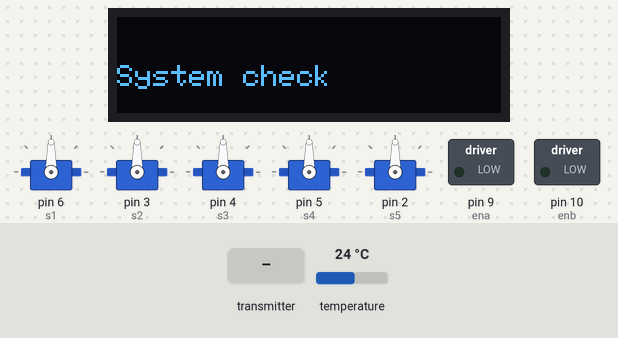
The program below on a simulated Arduino Mega 2560, built with avr-gcc and run on an emulated ATmega2560. Shown: 128×32 one-colour display, 5 × servo, switched loads named in the program (green lamp = pin HIGH). Inputs (shaded band) come from the test bench; at power-on: temperature 24 °C. No radio packets arrive unless stated; what the program prints to the serial monitor is not drawn.

Above: at 2.1 s.
At 7.9 s:
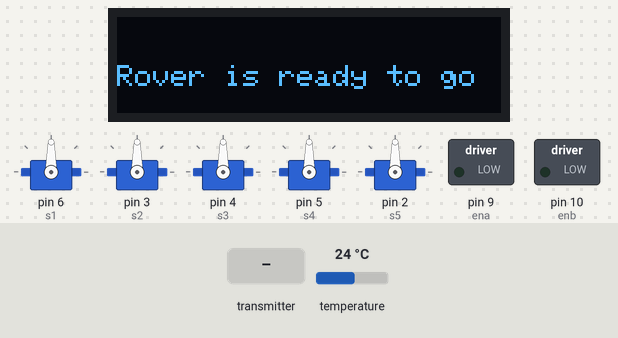
8.0 s: the transmitter starts sending pos.0 = 0
At 9.95 s:
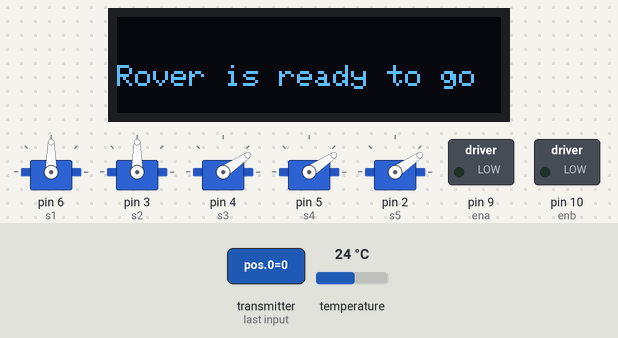
10.0 s: the transmitter starts sending pos.1 = 1023
11.9 s: the transmitter starts sending pos.3 = 1023
At 12.4 s:
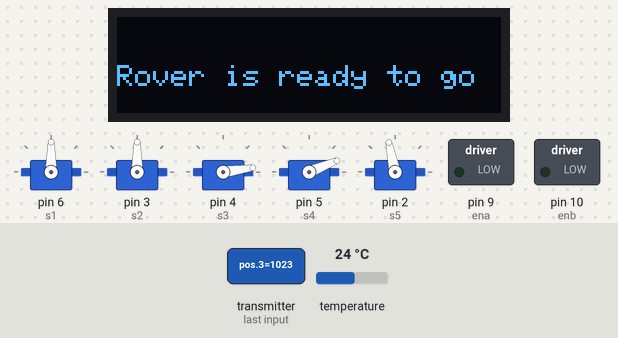
13.9 s: the transmitter starts sending pos.4 = 256
15.9 s: the transmitter starts sending pos.5 = 256
At 17.46 s:
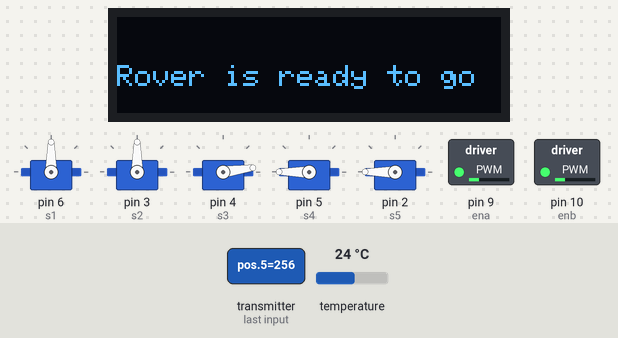
17.6 s: the transmitter starts sending pos.0 = 1023
At 18.6 s:
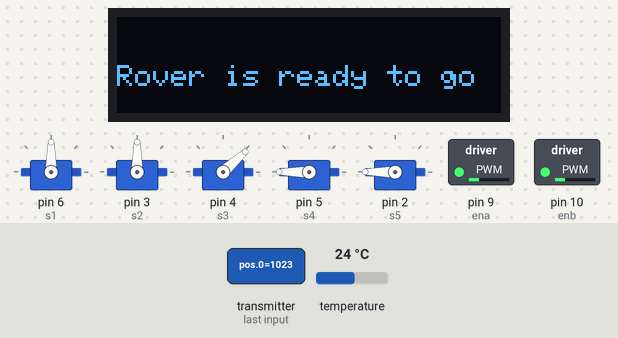
Timing chart, 0 to 22.5 s (numbered marks = the images above; inputs shaded):
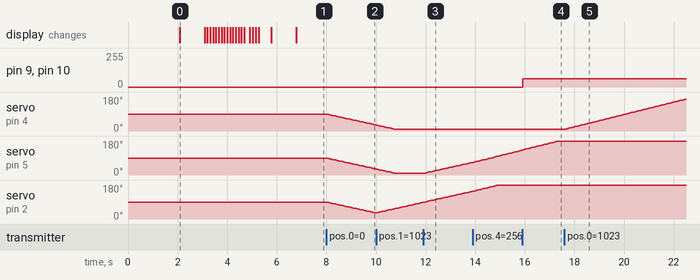

The program:

main.cpp
```cpp
//Library: TMRh20/RF24, https://github.com/tmrh20/RF24/


#include <SPI.h>
#include <nRF24L01.h>
#include <RF24.h>
#include<Adafruit_GFX.h>
#include<Wire.h>
#include<Adafruit_I2CDevice.h>
#include<Adafruit_Sensor.h>
#include<Adafruit_SSD1306.h>
#include <Servo.h>
#include <Adafruit_BMP085.h>


//NRF24 begin
RF24 radio(7,8); // CE, CSN

//NRF24 addr
const byte address[][6] = {"00002","00001"};

//motor a
#define in1 22
#define in2 24

//motor b
#define in3 26
#define in4 28

//motor speed
byte ena = 9;
byte enb = 10;

//servo begin
Servo s1;
Servo s2;
Servo s3;
Servo s4;
Servo s5;

int pos[10];

//servo init pos
int initial_position = 90;
int initial_position1 = 90;
int initial_position2 = 90;
int initial_position3 = 90;
int initial_position4 = 90;

//oled w&h
#define SCREEN_WIDTH 128
#define SCREEN_HEIGHT 32

//oled begin
Adafruit_SSD1306 display(SCREEN_WIDTH, SCREEN_HEIGHT, &Wire, -1);

//BMP180 init
#define seaLevelPressure_hPa 1013.25
Adafruit_BMP085 bmp;
int temp;

//HEX BMP rover img
const unsigned char rover [] PROGMEM = {
0xff, 0xff, 0xff, 0xff, 0xff, 0xff, 0xff, 0xff, 0xff, 0xff, 0xff, 0xff, 0xff, 0xff, 0xff, 0xff,
	0xff, 0xff, 0xff, 0xff, 0xff, 0xff, 0xff, 0xff, 0xff, 0xff, 0xff, 0xff, 0xff, 0xff, 0xff, 0xff,
	0xff, 0xff, 0xff, 0xff, 0xff, 0xff, 0xff, 0xff, 0xff, 0xff, 0xff, 0xff, 0xff, 0xff, 0xff, 0xff,
	0xff, 0xff, 0xff, 0xff, 0xff, 0xf8, 0x0f, 0xff, 0xff, 0xff, 0xff, 0xff, 0xff, 0xff, 0xff, 0xff,
	0xff, 0xff, 0xff, 0xff, 0xff, 0xf8, 0x0f, 0xff, 0xff, 0xf0, 0x0f, 0xff, 0xff, 0xff, 0xff, 0xff,
	0xff, 0xff, 0xff, 0xff, 0xff, 0xf8, 0x0f, 0xff, 0xff, 0xf0, 0x0f, 0xff, 0xff, 0xff, 0xff, 0xff,
	0xff, 0xff, 0xff, 0xff, 0xff, 0xe0, 0x0f, 0xff, 0xff, 0xf0, 0x0f, 0xff, 0xff, 0xff, 0xff, 0xff,
	0xff, 0xff, 0xff, 0xff, 0xff, 0xe0, 0x0f, 0xff, 0xff, 0xf0, 0x0f, 0xff, 0xff, 0xff, 0xff, 0xff,
	0xff, 0xff, 0xff, 0xff, 0xff, 0xe7, 0xff, 0xff, 0xff, 0xc0, 0x0f, 0xff, 0xff, 0xff, 0xff, 0xff,
	0xff, 0xff, 0xff, 0xff, 0xff, 0xe0, 0x0f, 0xff, 0xff, 0xc0, 0x0f, 0xff, 0xff, 0xff, 0xff, 0xff,
	0xff, 0xff, 0xff, 0xff, 0xff, 0xf8, 0x0f, 0xc0, 0x07, 0xc0, 0x0f, 0xff, 0xff, 0xff, 0xff, 0xff,
	0xff, 0xff, 0xff, 0xff, 0xff, 0xf8, 0x0f, 0xc0, 0x07, 0xf0, 0x0f, 0xff, 0xff, 0xff, 0xff, 0xff,
	0xff, 0xff, 0xff, 0xff, 0xff, 0x00, 0x00, 0x00, 0x00, 0x00, 0x01, 0xff, 0xff, 0xff, 0xff, 0xff,
	0xff, 0xff, 0xff, 0xff, 0xff, 0x00, 0x00, 0x00, 0x00, 0x00, 0x01, 0xff, 0xff, 0xff, 0xff, 0xff,
	0xff, 0xff, 0xff, 0xff, 0xf0, 0x00, 0x00, 0x00, 0x00, 0x00, 0x00, 0x1f, 0xff, 0xff, 0xff, 0xff,
	0xff, 0xff, 0xff, 0xff, 0xf0, 0x00, 0x00, 0x00, 0x00, 0x00, 0x00, 0x1f, 0xff, 0xff, 0xff, 0xff,
	0xff, 0xff, 0xff, 0xff, 0xf0, 0x00, 0x00, 0x00, 0x00, 0x00, 0x00, 0x1f, 0xff, 0xff, 0xff, 0xff,
	0xff, 0xff, 0xff, 0xff, 0xf0, 0x00, 0x00, 0x00, 0x00, 0x00, 0x00, 0x1f, 0xff, 0xff, 0xff, 0xff,
	0xff, 0xff, 0xff, 0xff, 0xf0, 0x00, 0x00, 0x00, 0x00, 0x00, 0x00, 0x1f, 0xff, 0xff, 0xff, 0xff,
	0xff, 0xff, 0xff, 0xff, 0xf0, 0xff, 0xff, 0xff, 0xff, 0xff, 0xfe, 0x1f, 0xff, 0xff, 0xff, 0xff,
	0xff, 0xff, 0xff, 0xff, 0xf0, 0xff, 0xff, 0xff, 0xff, 0xff, 0xfe, 0x1f, 0xff, 0xff, 0xff, 0xff,
	0xff, 0xff, 0xff, 0xff, 0xf0, 0xff, 0xff, 0xff, 0xff, 0xff, 0xfe, 0x1f, 0xff, 0xff, 0xff, 0xff,
	0xff, 0xff, 0xff, 0xff, 0xf0, 0xff, 0xff, 0xff, 0xff, 0xff, 0xfe, 0x1f, 0xff, 0xff, 0xff, 0xff,
	0xff, 0xff, 0xff, 0xff, 0xf0, 0xff, 0xff, 0xff, 0xff, 0xff, 0xfe, 0x1f, 0xff, 0xff, 0xff, 0xff,
	0xff, 0xff, 0xff, 0xff, 0xf0, 0xff, 0xff, 0xff, 0xff, 0xff, 0xfe, 0x1f, 0xff, 0xff, 0xff, 0xff,
	0xff, 0xff, 0xff, 0xff, 0xf0, 0xff, 0xff, 0xff, 0xff, 0xff, 0xfe, 0x1f, 0xff, 0xff, 0xff, 0xff,
	0xff, 0xff, 0xff, 0xff, 0xf0, 0xff, 0xff, 0xff, 0xff, 0xff, 0xfe, 0x1f, 0xff, 0xff, 0xff, 0xff,
	0xff, 0xff, 0xff, 0xfc, 0x70, 0xff, 0xff, 0xff, 0xff, 0xff, 0xfe, 0x1c, 0xff, 0xff, 0xff, 0xff,
	0xff, 0xff, 0xff, 0xfc, 0x60, 0xff, 0xff, 0xff, 0xff, 0xff, 0xfe, 0x0c, 0xff, 0xff, 0xff, 0xff,
	0xff, 0xff, 0xff, 0xfc, 0x00, 0xff, 0xff, 0xff, 0xff, 0xff, 0xfe, 0x00, 0xff, 0xff, 0xff, 0xff,
	0xff, 0xff, 0xff, 0xfc, 0x00, 0xff, 0xff, 0xff, 0xff, 0xff, 0xfe, 0x00, 0xff, 0xff, 0xff, 0xff,
	0xff, 0xff, 0xff, 0xfc, 0x60, 0xff, 0xff, 0xff, 0xff, 0xff, 0xfe, 0x0c, 0xff, 0xff, 0xff, 0xff
};


void forward()
{
digitalWrite(in1, LOW);
digitalWrite(in2, HIGH);
digitalWrite(in3, LOW);
digitalWrite(in4, HIGH);
}

void backward()
{
  digitalWrite(in1, HIGH);
digitalWrite(in2, LOW);
digitalWrite(in3, HIGH);
digitalWrite(in4, LOW);
}

void stop()
{
  digitalWrite(in1, LOW);
digitalWrite(in2, LOW);
digitalWrite(in3, LOW);
digitalWrite(in4, LOW);
}

void right()
{
  digitalWrite(in1, HIGH);
digitalWrite(in2, LOW);
digitalWrite(in3, LOW);
digitalWrite(in4, HIGH);
}

void left()
{
  digitalWrite(in1, LOW);
digitalWrite(in2, HIGH);
digitalWrite(in3, HIGH);
digitalWrite(in4, LOW);
}

//radio read data and drive
void nrf_drive()
{
  radio.startListening();
  if (radio.available()) {

    radio.read(&pos, sizeof(pos));
    delay(10);

 int x = pos[0];
  int y = pos[1];
     int dx = pos[2];
  int dy = pos[3];
  int sw_2 = pos[6];

  int trim_pos = pos[5];
  trim_pos  = map(trim_pos, 0, 1023, 0 , 255);
  Serial.println(sw_2);

  analogWrite(ena, trim_pos);
  analogWrite(enb, trim_pos);


//switching to arm
if(sw_2 == 1)
{

if(dx > 600)
{
	forward();
}
if(dx > 450 && dx < 600)
{
	stop();
}
if(dx < 450)
{
	backward();
}
if(dy > 600)
{
	right();
}
if(dy < 450)
{
	left();
}


if (x < 300){
if (initial_position < 10)
 { }
 else
 {
    initial_position = initial_position - 5;
    s1.write ( initial_position ) ;
    delay (5) ;
 }
 }
 if(x > 700)
 {
if (initial_position > 180)
{
}
else
{
initial_position = initial_position + 5;
s1.write ( initial_position ) ;
delay (5) ;
}
}

if(y < 300)
{
if (initial_position1 < 10)
{ }
else
{ initial_position1 = initial_position1 - 5; s2.write ( initial_position1 ) ; delay (5) ;
}
}
if(y > 700)
{
if (initial_position1 > 180)
{
}
else{
initial_position1 = initial_position1 + 5;
s2.write ( initial_position1 ) ;
delay (5) ;
}
}

}


if(sw_2 == 0)
{


if (x < 300){
if (initial_position2 < 10)
 { }
 else
 {
    initial_position2 = initial_position2 - 2;
    s3.write ( initial_position2 ) ;
    delay (1) ;
 }
 }
 if(x > 700)
 {
if (initial_position2 > 180)
{
}
else
{
initial_position2 = initial_position2 + 2;
s3.write ( initial_position2 ) ;
delay (1) ;
}
}


if (dy  < 300){
if (initial_position3 < 10)
 { }
 else
 {
    initial_position3 = initial_position3 - 2;
    s4.write ( initial_position3 ) ;
    delay (1) ;
 }
 }
 if(dy > 700)
 {
if (initial_position3 > 180)
{
}
else
{
initial_position3 = initial_position3 + 2;
s4.write ( initial_position3 ) ;
delay (1) ;
}
}

if (y < 300){
if (initial_position4 < 10)
 { }
 else
 {
    initial_position4 = initial_position4 - 2;
    s5.write ( initial_position4 ) ;
    delay (1) ;
 }
 }
 if(y > 700)
 {
if (initial_position4 > 180)
{
}
else
{
initial_position4 = initial_position4 + 2;
s5.write ( initial_position4 ) ;
delay (1) ;
}
}


}

}

  }


//radio read data and run servo
void nrf_cam()
{
  radio.startListening();
  if (radio.available()) {

    radio.read(&pos, sizeof(pos));
    delay(10);

 int x = pos[0];
  int y = pos[1];


if (x < 300){
if (initial_position < 10)
 { }
 else
 {
    initial_position = initial_position - 5;
    s1.write ( initial_position ) ;
    delay (5) ;
 }
 }
 if(x > 700)
 {
if (initial_position > 180)
{
}
else
{
initial_position = initial_position + 5;
s1.write ( initial_position ) ;
delay (5) ;
}
}

if(y < 300)
{
if (initial_position1 < 10)
{ }
else
{ initial_position1 = initial_position1 - 5; s2.write ( initial_position1 ) ; delay (5) ;
}
}
if(y > 700)
{
if (initial_position1 > 180)
{
}
else{
initial_position1 = initial_position1 + 5;
s2.write ( initial_position1 ) ;
delay (5) ;
}
}
  }
}


//BMP180 temp read
void nrf_temp()
{
  int sw_1 = pos[4];
  temp = bmp.readTemperature();

if(sw_1 == 1)
 {}
 if(sw_1 == 0)
 {
   radio.stopListening();
   radio.write(&temp, sizeof(temp));
   delay(10);
   radio.startListening();
 }

}
//rover system check(startup seq)
void dp()
{
display.clearDisplay();
  display.setTextSize(1);
  display.setTextColor(WHITE);
  display.setCursor(0, 10);
display.drawBitmap(0,0,rover,128,32,WHITE);
  display.display();

delay(2000);

display.clearDisplay();
  display.setTextSize(1);
  display.setTextColor(WHITE);
  display.setCursor(0, 16);
display.println("System check");
  display.display();

delay(1000);

display.clearDisplay();
  display.setTextSize(1);
  display.setTextColor(WHITE);
  display.setCursor(0, 16);
display.println("_");
  display.display();

  delay(100);
  display.clearDisplay();
  display.setTextSize(1);
  display.setTextColor(WHITE);
  display.setCursor(0, 16);
display.println("__");
  display.display();

  delay(100);display.clearDisplay();
  display.setTextSize(1);
  display.setTextColor(WHITE);
  display.setCursor(0, 16);
display.println("___");
  display.display();

  delay(100);display.clearDisplay();
  display.setTextSize(1);
  display.setTextColor(WHITE);
  display.setCursor(0, 16);
display.println("____");
  display.display();

  delay(100);display.clearDisplay();
  display.setTextSize(1);
  display.setTextColor(WHITE);
  display.setCursor(0, 16);
display.println("_____");
  display.display();

  delay(100);display.clearDisplay();
  display.setTextSize(1);
  display.setTextColor(WHITE);
  display.setCursor(0, 16);
display.println("______");
  display.display();

  delay(100);display.clearDisplay();
  display.setTextSize(1);
  display.setTextColor(WHITE);
  display.setCursor(0, 16);
display.println("_______");
  display.display();

  delay(100);display.clearDisplay();
  display.setTextSize(1);
  display.setTextColor(WHITE);
  display.setCursor(0, 16);
display.println("________");
  display.display();

  delay(100);display.clearDisplay();
  display.setTextSize(1);
  display.setTextColor(WHITE);
  display.setCursor(0, 16);
display.println("_________");
  display.display();

  delay(100);display.clearDisplay();
  display.setTextSize(1);
  display.setTextColor(WHITE);
  display.setCursor(0, 16);
display.println("__________");
  display.display();

   delay(100);display.clearDisplay();
  display.setTextSize(1);
  display.setTextColor(WHITE);
  display.setCursor(0, 16);
display.println("___________");
  display.display(); delay(100);display.clearDisplay();
  display.setTextSize(1);
  display.setTextColor(WHITE);
  display.setCursor(0, 16);
display.println("____________");
  display.display(); delay(100);display.clearDisplay();
  display.setTextSize(1);
  display.setTextColor(WHITE);
  display.setCursor(0, 16);
display.println("_____________");
  display.display(); delay(100);display.clearDisplay();
  display.setTextSize(1);
  display.setTextColor(WHITE);
  display.setCursor(0, 16);
display.println("________________");
  display.display(); delay(100);display.clearDisplay();
  display.setTextSize(1);
  display.setTextColor(WHITE);
  display.setCursor(0, 16);
display.println("_________________");
  display.display(); delay(100);display.clearDisplay();
  display.setTextSize(1);
  display.setTextColor(WHITE);
  display.setCursor(0, 16);
display.println("_________________");
  display.display(); delay(100);display.clearDisplay();
  display.setTextSize(1);
  display.setTextColor(WHITE);
  display.setCursor(0, 16);
display.println("__________________");
  display.display(); delay(100);display.clearDisplay();
  display.setTextSize(1);
  display.setTextColor(WHITE);
  display.setCursor(0, 16);
display.println("___________________");
  display.display(); delay(100);display.clearDisplay();
  display.setTextSize(1);
  display.setTextColor(WHITE);
  display.setCursor(0, 16);
display.println("____________________");
  display.display(); delay(100);display.clearDisplay();
  display.setTextSize(1);
  display.setTextColor(WHITE);
  display.setCursor(0, 16);
display.println("_____________________");
  display.display();

  delay(500);

display.clearDisplay();
  display.setTextSize(1);
  display.setTextColor(WHITE);
  display.setCursor(0, 16);
display.println("System ok");
  display.display();

  delay(1000);

  display.clearDisplay();
  display.setTextSize(1);
  display.setTextColor(WHITE);
  display.setCursor(0, 16);
display.println("Rover is ready to go");
  display.display();


}


void setup() {
  //NRF24 begin
  Serial.begin(9600);
  radio.begin();
  radio.openWritingPipe(address[0]);
  radio.openReadingPipe(1, address[1]);
  radio.setPALevel(RF24_PA_MIN);
  radio.startListening();

//oled begin
    display.begin(SSD1306_SWITCHCAPVCC, 0x3C);

    //servo attach to pins...
    s1.attach(6);
    s2.attach(3);
    s3.attach(4);
    s4.attach(5);
    s5.attach(2);

//start up sequence
dp();

//set servo to 90deg pos
s1.write (initial_position);
s2.write (initial_position1);
s3.write(initial_position2);
s4.write(initial_position3);
s5.write(initial_position4);

//BMP180 begin
if (!bmp.begin()) {
	Serial.println("Could not find a valid BMP085 sensor, check wiring!");
	while (1) {}
  }

}

void loop() {
nrf_drive();
delay(5);
nrf_temp();
delay(5);
}
```

Source omitted: rover.cpp (10341 bytes), rover_2.cpp (11091 bytes), rover_3.cpp (11818 bytes)

Measured:
- after the input at 8.0 s, servo on pin 4 (s3), servo on pin 5 (s4), servo on pin 2 (s5): moves from 90° to 32° over 2.0 s, starting at once
- after the input at 11.9 s, servo on pin 5 (s4): moves from 8° to 66° over 1.9 s, starting at once
- after the input at 15.9 s, pin 9 (ena), pin 10 (enb): 0/255 → 63/255 at once
- after the input at 17.6 s, servo on pin 4 (s3): moves from 8° to 168° over 4.8 s, starting at once
- what the display in image 0 shows lasts 1.0 s, from 2.1 s to 3.1 s
